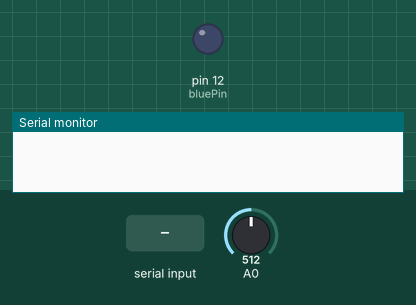
Bench run of a sketch on a simulated Arduino Uno, built with avr-gcc and run on an emulated ATmega328P. Parts: output pins drawn as LEDs (lit = HIGH), the last lines printed to the serial monitor. The test bench sets the inputs (shaded band); at power-on: A0 = 512.

Above: at 1.2 s.
1.3 s: "on\n" received over Serial
At 2.5 s:
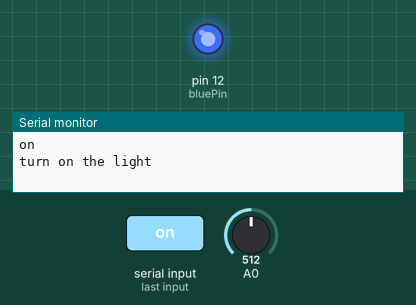
2.8 s: "off\n" received over Serial
At 3.7 s:
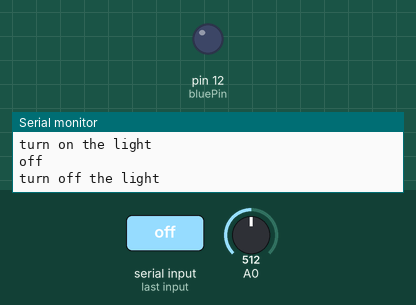
Timing chart, 0 to 5.8 s (numbered marks = the images above; inputs shaded):
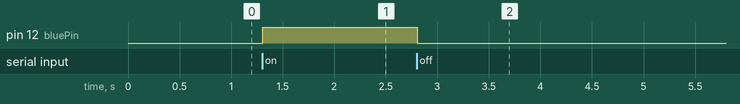

Measured:
- after the input at 1.3 s, pin 12 (bluePin): LOW → HIGH at once
- after the input at 2.8 s, pin 12 (bluePin): HIGH → LOW at once

The sketch:

12_4assigment.ino
```cpp
// HW12 files
#include <ArduinoJson.h>

int a0Val = 0;
int a0Min = 5000;
int a0Max = 0;

bool isLightOn = LOW;
int bluePin = 12;

void sendData() {
  StaticJsonDocument<96> resJson;
  JsonObject data = resJson.createNestedObject("data");
  JsonObject A0 = data.createNestedObject("A0");

  A0["value"] = a0Val;
  A0["min"] = a0Min;
  A0["max"] = a0Max;

  String resTxt = "";
  serializeJson(resJson, resTxt);

  Serial.println(resTxt);
}

void setup() {
  Serial.begin(9600);
  while (!Serial) {}

  pinMode(bluePin, OUTPUT);
}

void loop() {
  a0Val = analogRead(A0);
  a0Min = min(a0Min, a0Val);
  a0Max = max(a0Max, a0Val);

  digitalWrite(bluePin, isLightOn);

  if (Serial.available() > 0) {
    String strIn = Serial.readStringUntil('\n');
    Serial.println(strIn);
    if (strIn == "on") {
      Serial.println("turn on the light");
      isLightOn = HIGH;
    }else if(strIn == "off") {
      Serial.println("turn off the light");
      isLightOn = LOW;
    }
    else{
      Serial.println("something else");
    }
    // Serial.print(Serial.read());
    // if (byteIn == 0xAB) {
    //   Serial.flush();
    //   sendData();
    // }
  }


  delay(2);
}
```
